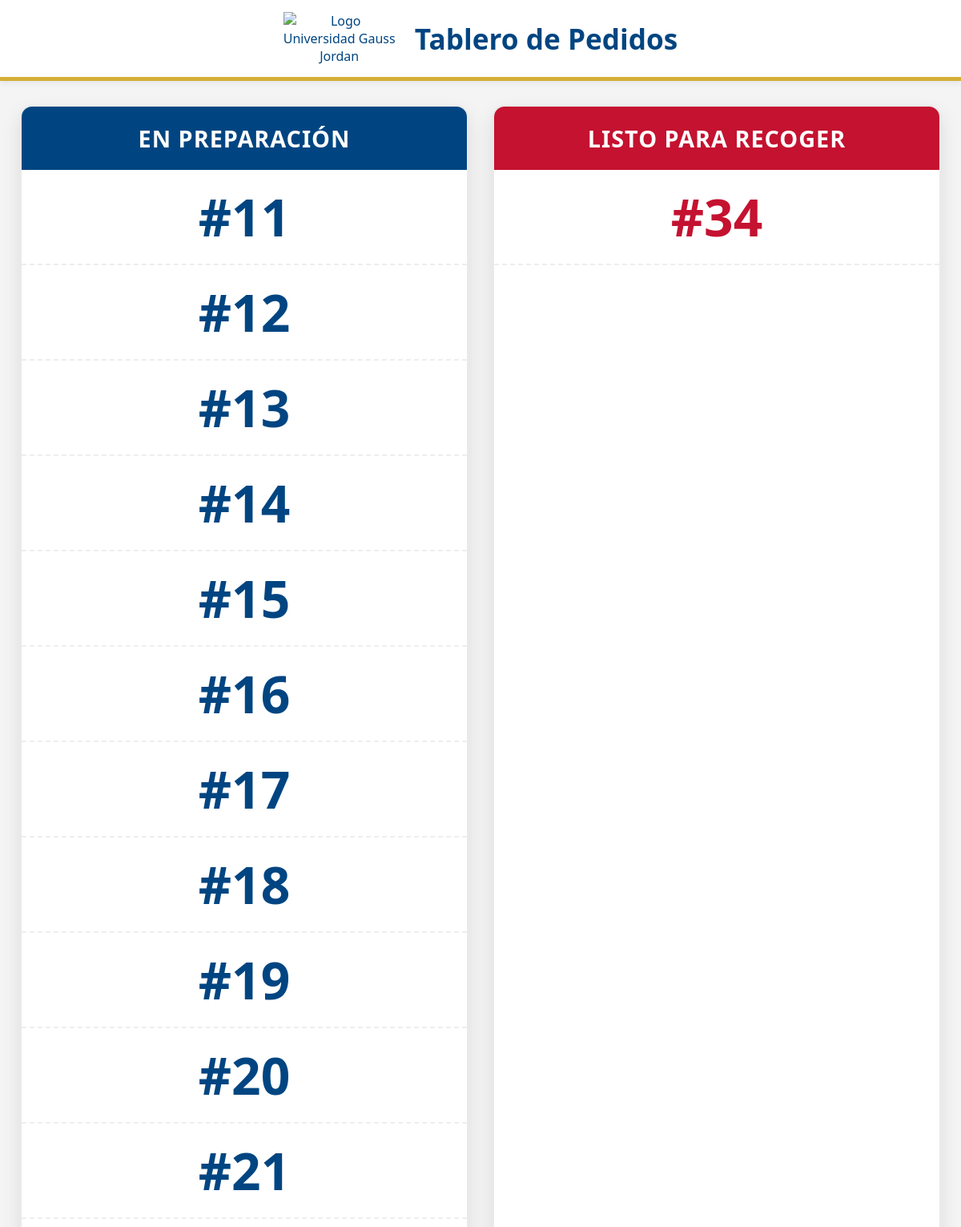
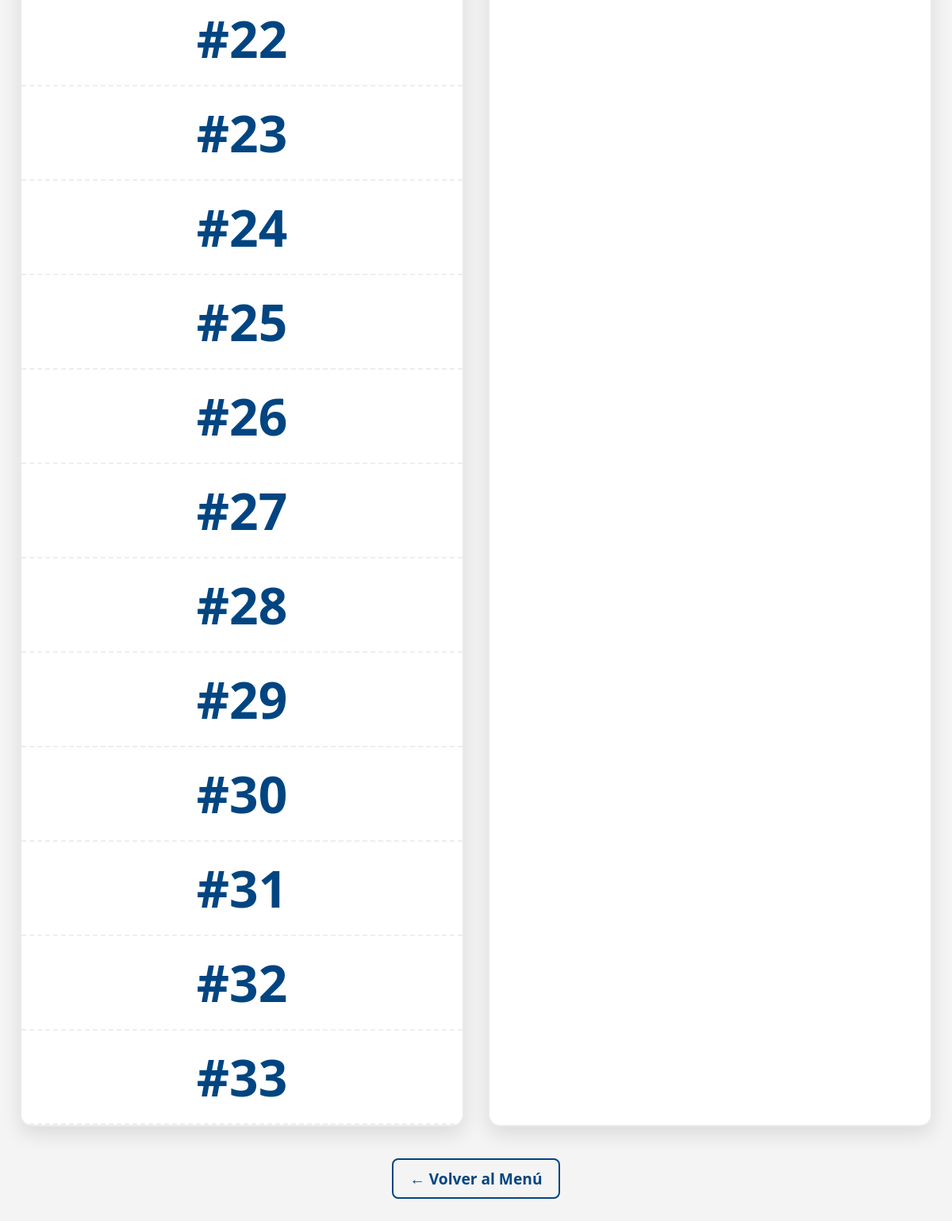
The app's page /pedidos with its own data (2 pictures, top to bottom).
### tables this page shows
CREATE TABLE Pedidos (
        id_pedido INTEGER PRIMARY KEY AUTOINCREMENT,
        nombre_cliente TEXT,
        producto TEXT,           
        fecha_pedido DATE,
        hora_pedido TIME,
        estado TEXT,
        metodo_pago TEXT,
        hora_pago TIME,
        total REAL,
        timestamp_listo TEXT   -- <--- NUEVA COLUMNA PARA EL CRONÓMETRO DE 5 MIN
    );

### rutas/cocina.py (the view)
@cocina_bp.route("/pedidos")
def ver_pedidos():
    conexion = conectar_db()
    cursor = conexion.cursor()
    cursor.execute("SELECT id_pedido, nombre_cliente, producto, estado FROM Pedidos WHERE estado != 'Entregado' ORDER BY id_pedido ASC")
    pedidos = cursor.fetchall()
    conexion.close()
    return render_template("pedidos.html", pedidos=pedidos)

### db_manager.py (called while the page is built)
def conectar_db():
    return sqlite3.connect("database.db", check_same_thread=False)

### templates/pedidos.html (shortened to what this page needs)
<!DOCTYPE html>
<html lang="es">
<head>
</head>
<body>
    <div class="header">
        <img src="https://gaussjordan.edu.mx/images/rrss/logo.webp" alt="Logo Universidad Gauss Jordan" class="logo">
        <h1>Tablero de Pedidos</h1>
    </div>
    <div class="tablero">
        <div class="columna">
    <h2 class="titulo-preparacion">En preparación</h2>
    <ul class="lista-ids" id="lista-preparacion">
        {% for pedido in pedidos %}
            {% if pedido[3] == 'Pendiente' %}
                <li class="preparacion-item">#{{ pedido[0] }}</li>
            {% endif %}
        {% endfor %}
    </ul>
</div>
        <div class="columna">
    <h2 class="titulo-listo">Listo para recoger</h2>
    <ul class="lista-ids" id="lista-listo">
        {% for pedido in pedidos %}
            {% if pedido[3] == 'Listo' %}
                <li class="listo-item">#{{ pedido[0] }}</li>
            {% endif %}
        {% endfor %}
    </ul>
</div>
    </div>
    <a href="/" class="volver-btn">← Volver al Menú</a>
</body>
</html>

### templates/pedidos.html (style rules this page uses)
body { font-family: 'Segoe UI', Tahoma, Geneva, Verdana, sans-serif; margin: 0; text-align: center; background-color: #f4f4f4; }
.header { background-color: white; color: #004581; padding: 15px; border-bottom: 5px solid #D4AF37; box-shadow: 0 4px 6px rgba(0,0,0,0.05); }
.logo { max-width: 140px; vertical-align: middle; }
.header h1 { display: inline-block; margin: 0 0 0 20px; vertical-align: middle; font-size: 2.2em; }
.tablero { display: flex; justify-content: space-around; padding: 30px 20px; max-width: 1200px; margin: 0 auto; gap: 20px; }
.columna { width: 48%; background: white; border-radius: 15px; box-shadow: 0 10px 25px rgba(0,0,0,0.1); min-height: 70vh; overflow: hidden; border: 2px solid #eaeaea; }
.titulo-preparacion { background-color: #004581; color: white; padding: 20px; margin: 0; font-size: 1.8em; letter-spacing: 1px; text-transform: uppercase; }
.titulo-listo { background-color: #C41230; color: white; padding: 20px; margin: 0; font-size: 1.8em; letter-spacing: 1px; text-transform: uppercase; }
.lista-ids { list-style: none; padding: 0; font-size: 4em; font-weight: bold; margin: 0; }
.lista-ids li { padding: 15px 0; border-bottom: 2px dashed #eee; display: flex; justify-content: center; align-items: center; }
.preparacion-item { color: #004581; }
.listo-item { color: #C41230; animation: parpadeo-latido 1.5s infinite; }
.volver-btn { display: inline-block; margin-top: 10px; margin-bottom: 30px; color: #004581; text-decoration: none; font-weight: bold; font-size: 1.2em; padding: 10px 20px; border: 2px solid #004581; border-radius: 8px; transition: 0.3s; }

### records on screen
Pedidos: id_pedido "11"
Pedidos: id_pedido "12"
Pedidos: id_pedido "13"
Pedidos: id_pedido "14"
Pedidos: id_pedido "15"
Pedidos: id_pedido "16"
Pedidos: id_pedido "17"
Pedidos: id_pedido "18"
Pedidos: id_pedido "19"
Pedidos: id_pedido "20"
Pedidos: id_pedido "21"
Pedidos: id_pedido "22"
Pedidos: id_pedido "23"
Pedidos: id_pedido "24"
Pedidos: id_pedido "25"
Pedidos: id_pedido "26"
Pedidos: id_pedido "27"
Pedidos: id_pedido "28"
Pedidos: id_pedido "29"
Pedidos: id_pedido "30"
Pedidos: id_pedido "31"
Pedidos: id_pedido "32"
Pedidos: id_pedido "33"
Pedidos: id_pedido "34"
